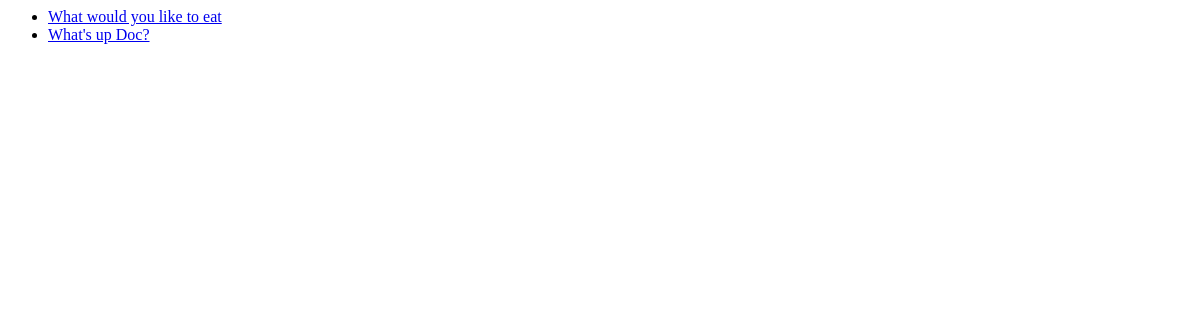
The page /polls/ on the database as committed earlier.
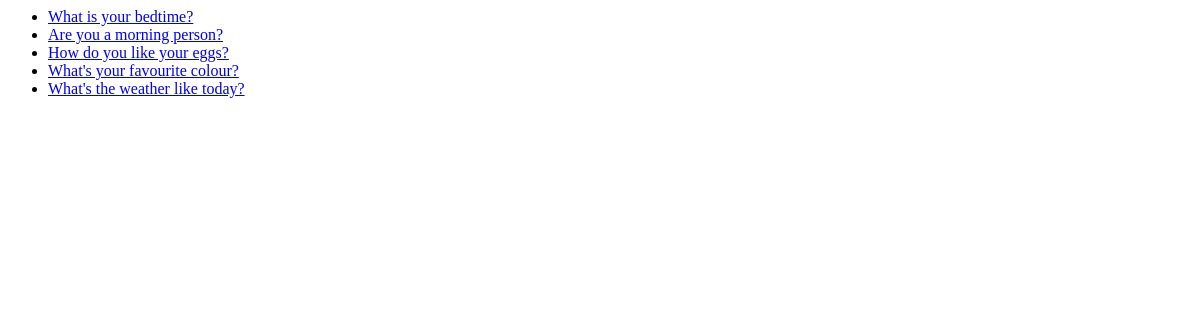
The same page on the database as committed later.
### polls/models.py (models this page shows, shortened)
class Question(models.Model):
    question_text = models.CharField(max_length=200)
    pub_date = models.DateTimeField("date published")

### polls/views.py (the view)
# urls.py: path("", views.IndexView.as_view(), name="index"),
class IndexView(generic.ListView):
    template_name = "polls/index.html"
    context_object_name = "latest_question_list"
    def get_queryset(self):
        return Question.objects.order_by("-pub_date")[:5]

### polls/templates/polls/index.html
{% if latest_question_list %}
    <ul>
    {% for question in latest_question_list %}
        <li><a href="{% url 'polls:detail' question.id %}">{{question.question_text}}</a></li>
    {% endfor %}
    </ul>
{% else %}
     <p>No polls are available.</p>
{% endif %}

Rows that differ between the two databases and show on the page:
no longer on this page (row unchanged): Question: question_text "What would you like to eat"
no longer on this page (row unchanged): Question: question_text "What's up Doc?"
added Question: question_text "What is your bedtime?"
added Question: question_text "Are you a morning person?"
added Question: question_text "How do you like your eggs?"
added Question: question_text "What's your favourite colour?"
added Question: question_text "What's the weather like today?"
